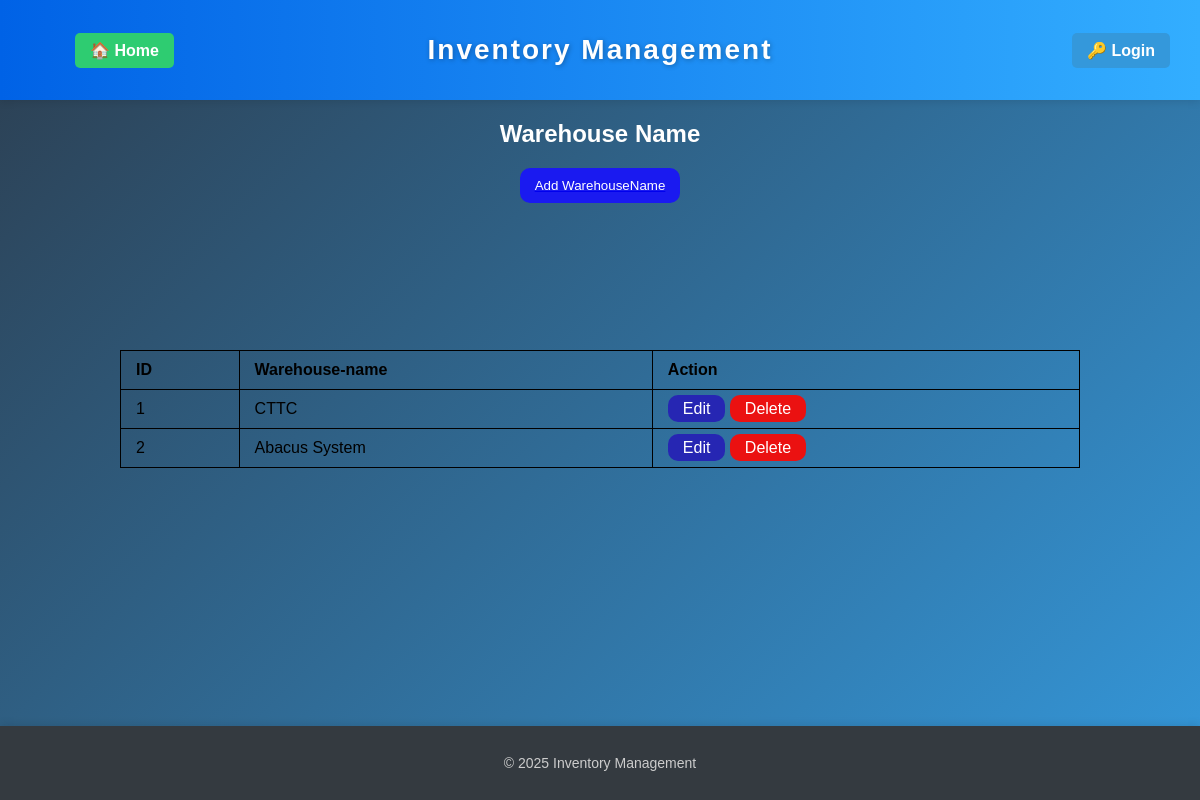
Screenshot of /warehouse with the database file from the repository.
### app/models.py (models this page shows)
class Warehouse(db.Model):
    id = db.Column(db.Integer, primary_key=True)
    name = db.Column(db.String(100))

### app/routes/dashboard.py (the view)
@dashboard_bp.route("/warehouse", methods=["GET", "POST"])
def warehouse():
    warehouses = Warehouse.query.all()
    return render_template("warehouse.html", warehouses=warehouses)

### app/templates/warehouse.html (shortened to what this page needs)
{% extends "base.html" %}
{% block content %}
<h2 class="heading">Warehouse Name</h2>
<a href="{{ url_for('create.add_warehouse') }}">
    <button class="form-btn-1">Add WarehouseName</button>
</a>
<br>
<table border="1">
    <tr>
        <th>ID</th>
        <th>Warehouse-name</th>
        <th>Action</th>
    </tr>
    {% for wareh in warehouses %}
        <tr>
            <td>{{ wareh.id }}</td>
            <td>{{ wareh.name }}</td>
            <td>
                <a class="edit" href="{{ url_for('edit.edit_warehouse', id = wareh.id)}}">Edit</a>
                <a class="delete" href="{{ url_for('edit.delete_warehouse', id = wareh.id)}}">Delete</a>
            </td>
        </tr>
    {% endfor %}
</table>
{% endblock %}

### app/static/css/style.css (style rules this page uses)
body { margin: 0; font-family: Arial, sans-serif; min-height: 100vh; display: flex; flex-direction: column; background: linear-gradient(135deg, #2c3e50, #3498db); }
table { width: 80%; border-collapse: collapse; table-layout: auto; margin: auto; }
table, th, td { border: 1px solid black; padding: 10px 15px; white-space: nowrap; text-align: left; color: black; }
.edit { background-color: rgb(38, 38, 179); border: none; color: white; padding: 5px 15px; border-radius: 10px; text-decoration: none; }
.delete { background-color: rgb(235, 17, 17); border: none; color: white; padding: 5px 15px; border-radius: 10px; text-decoration: none; }
.heading { color: white; text-align: center; }
.form-btn-1 { background-color: rgb(26, 26, 240); color: white; text-decoration: none; padding: 10px 15px; border-radius: 10px; border: none; cursor: pointer; display: block; margin: 0 auto; }

### rows the page displays
Warehouse: id "1", name "CTTC"
Warehouse: id "2", name "Abacus System"
